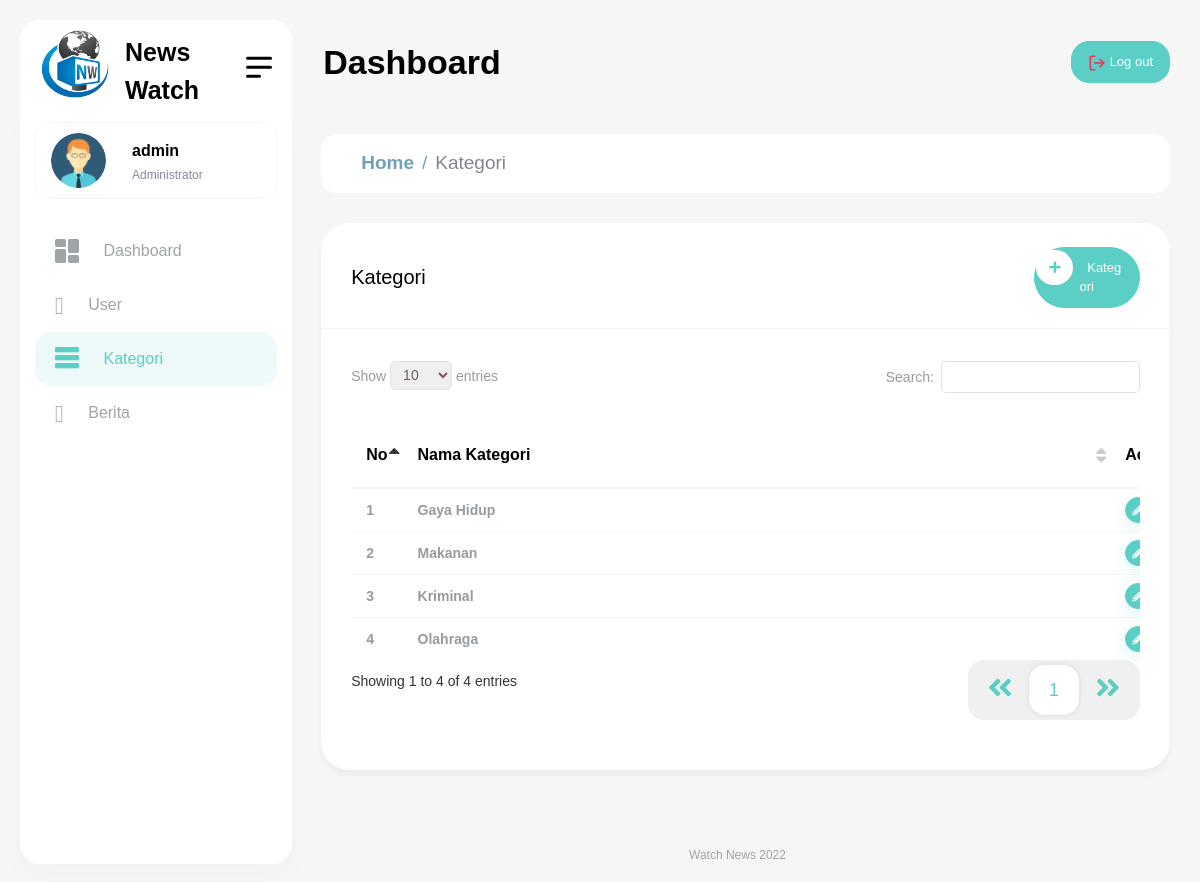
Page /admin/index.php?page=Kategori (signed in) on the committed database.
### tables this page shows
CREATE TABLE `users` (
  `id` int(11) NOT NULL,
  `nama` varchar(100) NOT NULL,
  `username` varchar(100) NOT NULL,
  `password` varchar(100) NOT NULL,
  `level` int(11) NOT NULL,
  `foto` text NOT NULL
);

CREATE TABLE `kategori` (
  `id` int(11) NOT NULL,
  `nama` varchar(100) NOT NULL
);

### admin/kategori.php (the view, shortened to what this page needs)
<?php
include '../koneksi.php';
?>
<div class="content-body">
    <div class="container-fluid">
        <div class="row page-titles">
            <ol class="breadcrumb">
                <li class="breadcrumb-item active"><a href="javascript:void(0)">Home</a></li>
                <li class="breadcrumb-item"><a href="javascript:void(0)">Kategori</a></li>
            </ol>
        </div>
        <?php
        if ($_GET['page'] == 'Kategori' && empty($_GET['aksi'])) {
        ?>
        <div class="row">
            <div class="col-12">
                <div class="card">
                    <div class="card-header row">
                        <div class="col-lg-10"><h4 class="card-title">Kategori</h4></div>
                        <div class="col-lg-2 en">
                            <a href="index.php?page=Kategori&aksi=tambah" class="btn btn-rounded btn-primary" data-toggle="modal">
                                <span class="btn-icon-start text-primary"><i class="fa fa-plus"></i></span>
                                Kategori
                            </a>
                        </div>
                    </div>
                    <div class="card-body">
                        <div class="table-responsive">
                        <table class="display dataTable" style="min-width: 845px">
                            <thead>
                                <tr>
                                    <th style="width: 5%">No</th>
                                    <th>Nama Kategori</th>
                                    <th style="width: 10%">Action</th>
                                </tr>
                            </thead>
                            <tbody>
                                <?php
                                $data = mysqli_query($koneksi,'SELECT * FROM kategori');
                                foreach ($data as $index => $item) {
                                 ?>
                                <tr>
                                    <td><?= $index+1 ?></td>
                                    <td><?= $item['nama'] ?></td>
                                    <td>
                                        <div class="d-flex">
                                            <a href="index.php?page=Kategori&aksi=edit&id=<?= $item['id'] ?>" class="btn btn-primary shadow btn-xs sharp me-1"><i class="fas fa-pencil-alt"></i></a>
                                        </div>
                                    </td>
                                </tr>
                                <?php } ?>
                            </tbody>
                        </table>
                        </div>
                    </div>
                </div>
            </div>
        </div>
        <?php } ?>
    </div>
</div>

### admin/index.php (shortened to what this page needs)
<?php
include '../koneksi.php';
?>
<!DOCTYPE html>
<html lang="en">
<head>
    <link href="vendor/datatables/css/jquery.dataTables.min.css" rel="stylesheet">
    <link rel="stylesheet" href="vendor/select2/css/select2.min.css">
    <link href="vendor/jquery-smartwizard/dist/css/smart_wizard.min.css" rel="stylesheet">
	<link href="vendor/jquery-nice-select/css/nice-select.css" rel="stylesheet">
    <link href="css/style.css" rel="stylesheet">
</head>
<body>
    <div id="main-wrapper">
        <div class="nav-header">
            <a href="#" class="brand-logo">
                <img src="images/logo2.ico" width="70px" height="70px">
                <span class="brand-title"><b>News<br>Watch</b></span>
            </a>
            <div class="nav-control">
                <div class="hamburger">
                    <span class="line"></span><span class="line"></span><span class="line"></span>
                </div>
            </div>
        </div>
        <div class="header">
            <div class="header-content">
                <nav class="navbar navbar-expand">
                    <div class="collapse navbar-collapse justify-content-between">
                        <div class="header-left">
                            <div class="dashboard_bar">
                                Dashboard
                            </div>
                        </div>
                        <ul class="navbar-nav header-right">
                            <li class="nav-item">
                                <a href="?logout" class="btn btn-primary d-sm-inline-block d-none">
                                    Log out
                                </a>
                            </li>
                        </ul>
                    </div>
                </nav>
            </div>
        </div>
        <div class="dlabnav">
            <div class="dlabnav-scroll">
                <ul class="metismenu" id="menu">
                    <li class="dropdown header-profile">
                        <a class="nav-link" href="javascript:void(0);" role="button" data-bs-toggle="dropdown">
                            <?php
                                $query = mysqli_query($koneksi,"SELECT * FROM users WHERE id='$_SESSION[id]'");
                                $data = mysqli_fetch_assoc($query);
                            ?>
                            <img src="images/user/<?= $data['foto'] ?>" width="20" alt="">
                            <div class="header-info ms-3">
                                <span class="font-w600" ><?= $data['nama'] ?></span>
                                <small class="font-w400"><?= $data['level'] == 0 ? 'Administrator' : 'Jurnalis' ?></small>
                            </div>
                        </a>
                    </li>
                    <?php
                    $page = $_GET['page'] ?? '';
                    ?>
                    <li class="<?= empty($page) || $page=='Dashboard' ? 'mm-active' : ''?>">
                        <a class="ai-icon" href="index.php?page=Dashboard" aria-expanded="false">
                            <i class="flaticon-025-dashboard"></i>
                            <span class="nav-text">Dashboard</span>
                        </a>
                    </li>
                    <li class="<?= $page=='User' ? 'mm-active' : '' ?>">
                        <a class="ai-icon" href="index.php?page=User" aria-expanded="false">
                            <i class="flaticon-381-user"></i>
                            <span class="nav-text">User</span>
                        </a>
                    </li>
                    <li class="<?= $page=='Kategori' ? 'mm-active' : '' ?>">
                        <a class="ai-icon" href="index.php?page=Kategori" aria-expanded="false">
                            <i class="flaticon-043-menu"></i>
                            <span class="nav-text">Kategori</span>
                        </a>
                    </li>
                    <li class="<?= $page=='Berita' ? 'mm-active' : '' ?>">
                        <a class="ai-icon" href="index.php?page=Berita" aria-expanded="false">
                            <i class="flaticon-381-newspaper"></i>
                            <span class="nav-text">Berita</span>
                        </a>
                    </li>
                </ul>
            </div>
        </div>
        <?php include 'main.php' ?>
        <div class="footer">
            <div class="copyright">
                <p style="text-align: center">Watch News 2022</p>
            </div>
        </div>
    </div>
</body>
</html>

### rows in the picture
users: foto (picture), nama "admin"
kategori: nama "Gaya Hidup"
kategori: nama "Makanan"
kategori: nama "Kriminal"
kategori: nama "Olahraga"
